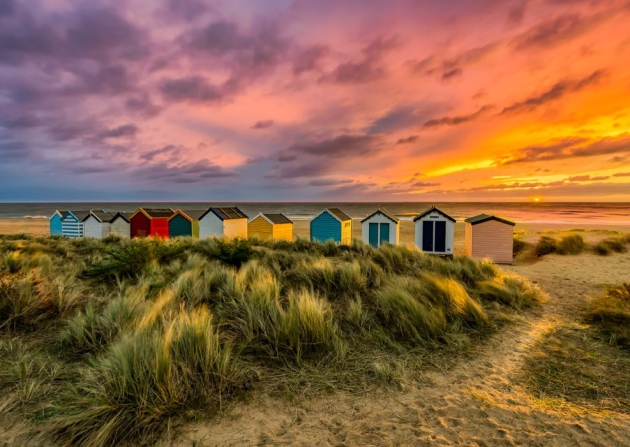
%> input picture Tugas/image.jpg, 630 x 447 px
$ octave Tugas.m   (GNU Octave 9; MATLAB toolbox functions it lacks are replaced by stand-ins)
%> lines starting %> are read from the running program, lines starting %| are printed output that depends on the picture
% Menampilkan Gambar
i = imread('image.jpg');
%> i is the input picture: size 447x630x3 uint8; mean R, G, B 141.2, 100.7, 69.1
imshow(i);
title('original');

% Image Enchanment
j = imcomplement(i);
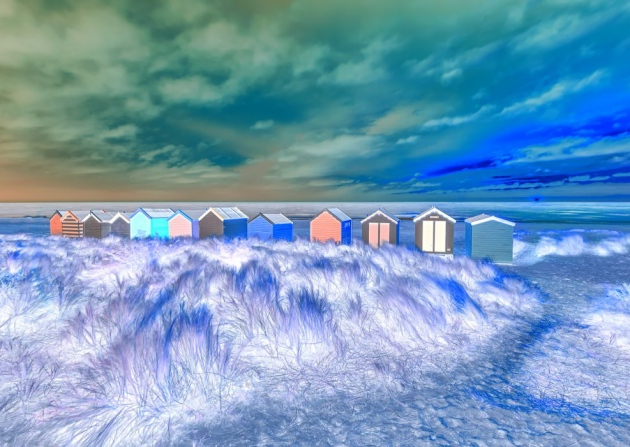
%> j: size 447x630x3 uint8; mean R, G, B 113.8, 154.3, 185.9
imshowpair(i,j,'montage');
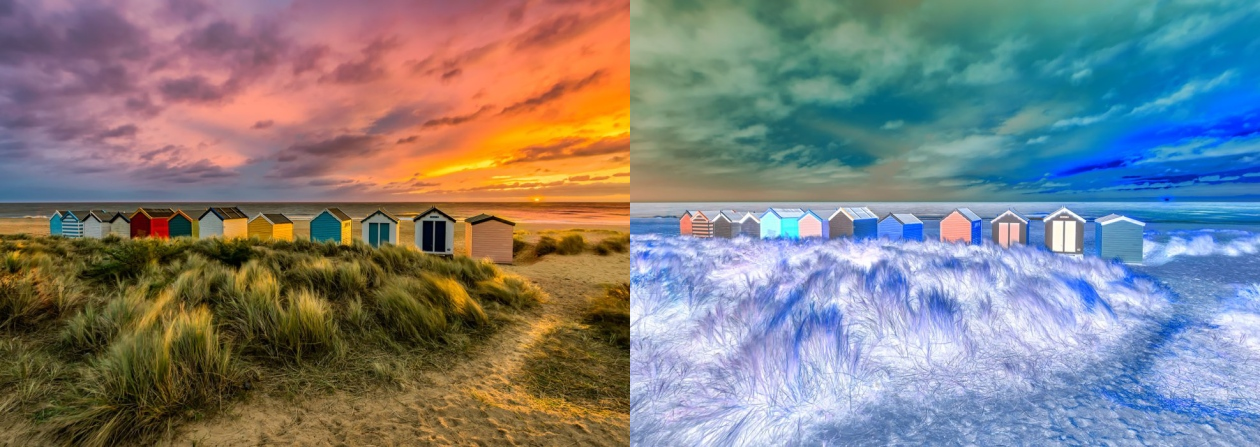
%> displayed picture: size 447x1260x3, on the screen's scale of 0 to 255; mean R, G, B 127.5, 127.5, 127.5
title('complement');

% Image Rotate
r = imrotate(i,180,'bilinear','crop');
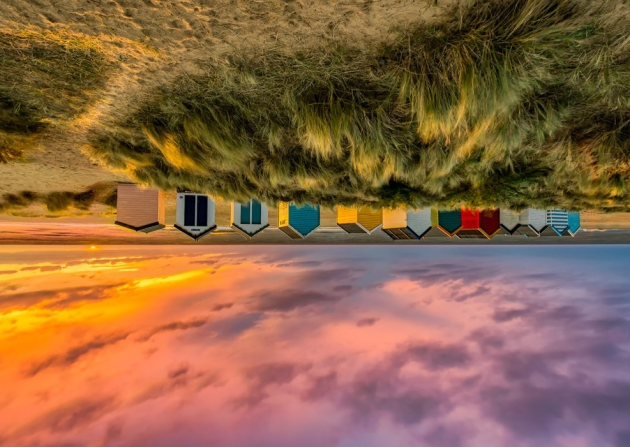
%> r: size 447x630x3 uint8; mean R, G, B 141.2, 100.7, 69.1; mean of the top-left, top-right, bottom-left and bottom-right quarters 82.1, 64.8, 136.8, 130.7
imshow(r);
title('rotate');
